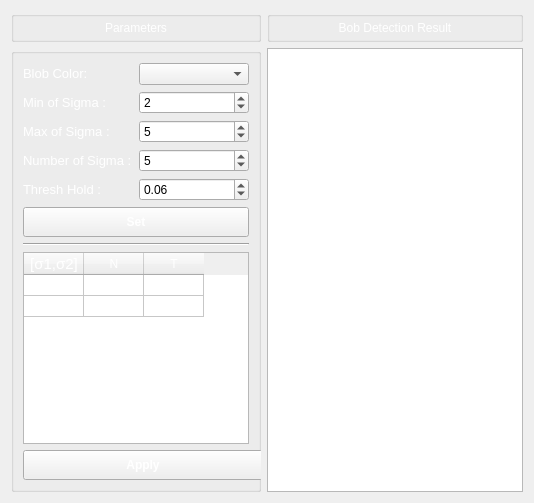
         <widget class="QWidget" name="tabBlobDetection">
          <attribute name="title">
           <string>Blob Detecting</string>
          </attribute>
          <layout class="QGridLayout" name="gridLayout_4">
           <item row="0" column="0">
            <widget class="QGroupBox" name="gboxBrain_5">
             <property name="minimumSize">
              <size>
               <width>250</width>
               <height>0</height>
              </size>
             </property>
             <property name="maximumSize">
              <size>
               <width>250</width>
               <height>16777215</height>
              </size>
             </property>
             <property name="title">
              <string/>
             </property>
             <layout class="QHBoxLayout" name="horizontalLayout_10">
              <property name="topMargin">
               <number>0</number>
              </property>
              <property name="bottomMargin">
               <number>0</number>
              </property>
              <item>
               <widget class="QLabel" name="lblBobleDetectionTitle">
                <property name="text">
                 <string>&lt;html&gt;&lt;head/&gt;&lt;body&gt;&lt;p align=&quot;center&quot;&gt;&lt;span style=&quot; color:#ffffff;&quot;&gt;Parameters&lt;/span&gt;&lt;/p&gt;&lt;/body&gt;&lt;/html&gt;</string>
                </property>
               </widget>
              </item>
             </layout>
            </widget>
           </item>
           <item row="0" column="1">
            <widget class="QGroupBox" name="gboxBrain_6">
             <property name="title">
              <string/>
             </property>
             <layout class="QHBoxLayout" name="horizontalLayout_11">
              <property name="topMargin">
               <number>0</number>
              </property>
              <property name="bottomMargin">
               <number>0</number>
              </property>
              <item>
               <widget class="QLabel" name="lblBlobDetection">
                <property name="text">
                 <string>&lt;html&gt;&lt;head/&gt;&lt;body&gt;&lt;p align=&quot;center&quot;&gt;&lt;span style=&quot; color:#ffffff;&quot;&gt;Bob Detection Result&lt;/span&gt;&lt;/p&gt;&lt;/body&gt;&lt;/html&gt;</string>
                </property>
               </widget>
              </item>
             </layout>
            </widget>
           </item>
           <item row="1" column="0">
            <widget class="QGroupBox" name="groupBox_3">
             <property name="minimumSize">
              <size>
               <width>250</width>
               <height>0</height>
              </size>
             </property>
             <property name="maximumSize">
              <size>
               <width>250</width>
               <height>16777215</height>
              </size>
             </property>
             <property name="title">
              <string/>
             </property>
             <property name="alignment">
              <set>Qt::AlignLeading|Qt::AlignLeft|Qt::AlignTop</set>
             </property>
             <layout class="QGridLayout" name="gridLayout_6">
              <item row="0" column="0">
               <widget class="QLabel" name="label_25">
                <property name="text">
                 <string>&lt;html&gt;&lt;head/&gt;&lt;body&gt;&lt;p&gt;&lt;span style=&quot; font-size:10pt; color:#ffffff;&quot;&gt;Blob Color:&lt;/span&gt;&lt;/p&gt;&lt;/body&gt;&lt;/html&gt;</string>
                </property>
               </widget>
              </item>
              <item row="0" column="1">
               <widget class="QComboBox" name="cmbBlobColor"/>
              </item>
              <item row="1" column="0">
               <widget class="QLabel" name="label_11">
                <property name="text">
                 <string>&lt;html&gt;&lt;head/&gt;&lt;body&gt;&lt;p&gt;&lt;span style=&quot; font-size:10pt; color:#ffffff;&quot;&gt;Min of Sigma :&lt;/span&gt;&lt;/p&gt;&lt;/body&gt;&lt;/html&gt;</string>
                </property>
               </widget>
              </item>
              <item row="1" column="1">
               <widget class="QSpinBox" name="txtMinSigma">
                <property name="value">
                 <number>2</number>
                </property>
               </widget>
              </item>
              <item row="2" column="0">
               <widget class="QLabel" name="label_12">
                <property name="text">
                 <string>&lt;html&gt;&lt;head/&gt;&lt;body&gt;&lt;p&gt;&lt;span style=&quot; font-size:10pt; color:#ffffff;&quot;&gt;Max of Sigma :&lt;/span&gt;&lt;/p&gt;&lt;/body&gt;&lt;/html&gt;</string>
                </property>
               </widget>
              </item>
              <item row="2" column="1">
               <widget class="QSpinBox" name="txtMaxSigma">
                <property name="maximum">
                 <number>99</number>
                </property>
                <property name="value">
                 <number>5</number>
                </property>
               </widget>
              </item>
              <item row="3" column="0">
               <widget class="QLabel" name="label_13">
                <property name="text">
                 <string>&lt;html&gt;&lt;head/&gt;&lt;body&gt;&lt;p&gt;&lt;span style=&quot; font-size:10pt; color:#ffffff;&quot;&gt;Number of Sigma :&lt;/span&gt;&lt;/p&gt;&lt;/body&gt;&lt;/html&gt;</string>
                </property>
               </widget>
              </item>
              <item row="3" column="1">
               <widget class="QSpinBox" name="txtNSigma">
                <property name="value">
                 <number>5</number>
                </property>
               </widget>
              </item>
              <item row="4" column="0">
               <widget class="QLabel" name="label_14">
                <property name="text">
                 <string>&lt;html&gt;&lt;head/&gt;&lt;body&gt;&lt;p&gt;&lt;span style=&quot; font-size:10pt; color:#ffffff;&quot;&gt;Thresh Hold :&lt;/span&gt;&lt;/p&gt;&lt;/body&gt;&lt;/html&gt;</string>
                </property>
               </widget>
              </item>
              <item row="4" column="1">
               <widget class="QDoubleSpinBox" name="txtThreshHold">
                <property name="value">
                 <double>0.060000000000000</double>
                </property>
               </widget>
              </item>
              <item row="5" column="0" colspan="2">
               <widget class="QToolButton" name="btnSetSettings">
                <property name="minimumSize">
                 <size>
                  <width>0</width>
                  <height>30</height>
                 </size>
                </property>
                <property name="maximumSize">
                 <size>
                  <width>240</width>
                  <height>40</height>
                 </size>
                </property>
                <property name="styleSheet">
                 <string notr="true">#btnSetSettings{
color:#fff;
font-size:12px;
font-weight:bold;}</string>
                </property>
                <property name="text">
                 <string>Set</string>
                </property>
                <property name="iconSize">
                 <size>
                  <width>100</width>
                  <height>100</height>
                 </size>
                </property>
               </widget>
              </item>
              <item row="6" column="0" colspan="2">
               <widget class="Line" name="line_2">
                <property name="orientation">
                 <enum>Qt::Horizontal</enum>
                </property>
               </widget>
              </item>
              <item row="7" column="0" colspan="2">
               <widget class="QTableWidget" name="tblParameters">
                <property name="styleSheet">
                 <string notr="true">#tblParameters::section { background-color:red }</string>
                </property>
                <property name="horizontalScrollBarPolicy">
                 <enum>Qt::ScrollBarAlwaysOff</enum>
                </property>
                <property name="autoScrollMargin">
                 <number>1</number>
                </property>
                <property name="editTriggers">
                 <set>QAbstractItemView::NoEditTriggers</set>
                </property>
                <property name="selectionBehavior">
                 <enum>QAbstractItemView::SelectRows</enum>
                </property>
                <attribute name="horizontalHeaderMinimumSectionSize">
                 <number>50</number>
                </attribute>
                <attribute name="horizontalHeaderDefaultSectionSize">
                 <number>60</number>
                </attribute>
                <attribute name="verticalHeaderVisible">
                 <bool>false</bool>
                </attribute>
                <attribute name="verticalHeaderDefaultSectionSize">
                 <number>21</number>
                </attribute>
                <row>
                 <property name="text">
                  <string/>
                 </property>
                </row>
                <row>
                 <property name="text">
                  <string/>
                 </property>
                </row>
                <column>
                 <property name="text">
                  <string>[σ1,σ2]</string>
                 </property>
                 <property name="font">
                  <font>
                   <pointsize>11</pointsize>
                  </font>
                 </property>
                 <property name="foreground">
                  <brush brushstyle="SolidPattern">
                   <color alpha="255">
                    <red>255</red>
                    <green>255</green>
                    <blue>255</blue>
                   </color>
                  </brush>
                 </property>
                </column>
                <column>
                 <property name="text">
                  <string>N</string>
                 </property>
                 <property name="foreground">
                  <brush brushstyle="SolidPattern">
                   <color alpha="255">
                    <red>255</red>
                    <green>255</green>
                    <blue>255</blue>
                   </color>
                  </brush>
                 </property>
                </column>
                <column>
                 <property name="text">
                  <string>T</string>
                 </property>
                 <property name="foreground">
                  <brush brushstyle="SolidPattern">
                   <color alpha="255">
                    <red>255</red>
                    <green>255</green>
                    <blue>255</blue>
                   </color>
                  </brush>
                 </property>
                </column>
               </widget>
              </item>
              <item row="8" column="0" colspan="2">
               <widget class="QToolButton" name="btnApply">
                <property name="minimumSize">
                 <size>
                  <width>240</width>
                  <height>30</height>
                 </size>
                </property>
                <property name="styleSheet">
                 <string notr="true">#btnApply{
color:#fff;
font-size:12px;
font-weight:bold;}</string>
                </property>
                <property name="text">
                 <string>Apply</string>
                </property>
                <property name="iconSize">
                 <size>
                  <width>100</width>
                  <height>100</height>
                 </size>
                </property>
               </widget>
              </item>
             </layout>
             <zorder>txtMaxSigma</zorder>
             <zorder>label_14</zorder>
             <zorder>txtMinSigma</zorder>
             <zorder>label_11</zorder>
             <zorder>label_12</zorder>
             <zorder>label_13</zorder>
             <zorder>txtNSigma</zorder>
             <zorder>txtThreshHold</zorder>
             <zorder>line_2</zorder>
             <zorder>label_25</zorder>
             <zorder>cmbBlobColor</zorder>
             <zorder>btnSetSettings</zorder>
             <zorder>btnApply</zorder>
             <zorder>tblParameters</zorder>
            </widget>
           </item>
           <item row="1" column="1">
            <widget class="PhotoViewer" name="viewBlobDetection"/>
           </item>
          </layout>
          <zorder>groupBox_3</zorder>
          <zorder>gboxBrain_5</zorder>
          <zorder>viewBlobDetection</zorder>
          <zorder>gboxBrain_6</zorder>
         </widget>
